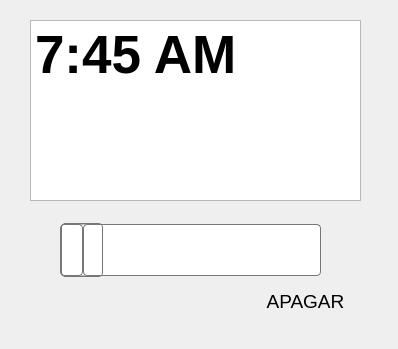
<?xml version="1.0" encoding="UTF-8"?>
<ui version="4.0">
 <class>Dialog</class>
 <widget class="QDialog" name="Dialog">
  <property name="windowModality">
   <enum>Qt::NonModal</enum>
  </property>
  <property name="geometry">
   <rect>
    <x>0</x>
    <y>0</y>
    <width>398</width>
    <height>349</height>
   </rect>
  </property>
  <property name="mouseTracking">
   <bool>false</bool>
  </property>
  <property name="acceptDrops">
   <bool>false</bool>
  </property>
  <property name="windowTitle">
   <string/>
  </property>
  <property name="windowOpacity">
   <double>1.000000000000000</double>
  </property>
  <property name="autoFillBackground">
   <bool>false</bool>
  </property>
  <property name="windowFilePath">
   <string/>
  </property>
  <property name="inputMethodHints">
   <set>Qt::ImhNone</set>
  </property>
  <property name="sizeGripEnabled">
   <bool>false</bool>
  </property>
  <property name="modal">
   <bool>true</bool>
  </property>
  <widget class="QLabel" name="label_2">
   <property name="geometry">
    <rect>
     <x>260</x>
     <y>290</y>
     <width>91</width>
     <height>23</height>
    </rect>
   </property>
   <property name="font">
    <font>
     <pointsize>14</pointsize>
    </font>
   </property>
   <property name="layoutDirection">
    <enum>Qt::LeftToRight</enum>
   </property>
   <property name="text">
    <string>APAGAR</string>
   </property>
   <property name="alignment">
    <set>Qt::AlignCenter</set>
   </property>
  </widget>
  <widget class="QTextEdit" name="textEdit_alarmas">
   <property name="geometry">
    <rect>
     <x>30</x>
     <y>20</y>
     <width>331</width>
     <height>181</height>
    </rect>
   </property>
   <property name="minimumSize">
    <size>
     <width>0</width>
     <height>80</height>
    </size>
   </property>
   <property name="font">
    <font>
     <pointsize>20</pointsize>
    </font>
   </property>
   <property name="html">
    <string>&lt;!DOCTYPE HTML PUBLIC &quot;-//W3C//DTD HTML 4.0//EN&quot; &quot;http://www.w3.org/TR/REC-html40/strict.dtd&quot;&gt;
&lt;html&gt;&lt;head&gt;&lt;meta name=&quot;qrichtext&quot; content=&quot;1&quot; /&gt;&lt;style type=&quot;text/css&quot;&gt;
p, li { white-space: pre-wrap; }
&lt;/style&gt;&lt;/head&gt;&lt;body style=&quot; font-family:'MS Shell Dlg 2'; font-size:20pt; font-weight:400; font-style:normal;&quot;&gt;
&lt;h1 style=&quot; margin-top:18px; margin-bottom:12px; margin-left:0px; margin-right:0px; -qt-block-indent:0; text-indent:0px;&quot;&gt;&lt;span style=&quot; font-size:8pt; font-weight:600;&quot;&gt;7:45 AM&lt;/span&gt;&lt;/h1&gt;&lt;/body&gt;&lt;/html&gt;</string>
   </property>
  </widget>
  <widget class="QSlider" name="hoSli_estadoAlarma">
   <property name="geometry">
    <rect>
     <x>60</x>
     <y>210</y>
     <width>261</width>
     <height>81</height>
    </rect>
   </property>
   <property name="styleSheet">
    <string notr="true">QSlider::groove:horizontal {
border: 1px solid #bbb;
background: white;
height: 50px; /*ALTURA DE LA BARRA*/
border-radius: 4px;
}

QSlider::sub-page:horizontal {
background: qlineargradient(x1: 0, y1: 0,    x2: 0, y2: 1,
    stop: 0 #66e, stop: 1 #bbf);
background: qlineargradient(x1: 0, y1: 0.2, x2: 1, y2: 1,
    stop: 0 #bbf, stop: 1 #55f);
border: 1px solid #777;
height: 10px;
border-radius: 4px;
}

QSlider::add-page:horizontal {
background: #fff;
border: 1px solid #777;
height: 10px;
border-radius: 4px;
}

QSlider::handle:horizontal {
background: qlineargradient(x1:0, y1:0, x2:1, y2:1,
    stop:0 #eee, stop:1 #ccc);
border: 1px solid #777;
width: 40px; /* ancho de la barra que se  mueve*/
margin-top: -2px;
margin-bottom: -2px;
border-radius: 4px;
}

QSlider::handle:horizontal:hover {
background: qlineargradient(x1:0, y1:0, x2:1, y2:1,
    stop:0 #fff, stop:1 #ddd);
border: 1px solid #444;
border-radius: 4px;
}

QSlider::sub-page:horizontal:disabled {
background: #bbb;
border-color: #999;
}

QSlider::add-page:horizontal:disabled {
background: #eee;
border-color: #999;
}

QSlider::handle:horizontal:disabled {
background: #eee;
border: 1px solid #aaa;
border-radius: 4px;
}</string>
   </property>
   <property name="maximum">
    <number>100</number>
   </property>
   <property name="pageStep">
    <number>0</number>
   </property>
   <property name="tracking">
    <bool>true</bool>
   </property>
   <property name="orientation">
    <enum>Qt::Horizontal</enum>
   </property>
  </widget>
 </widget>
 <resources/>
 <connections/>
</ui>
